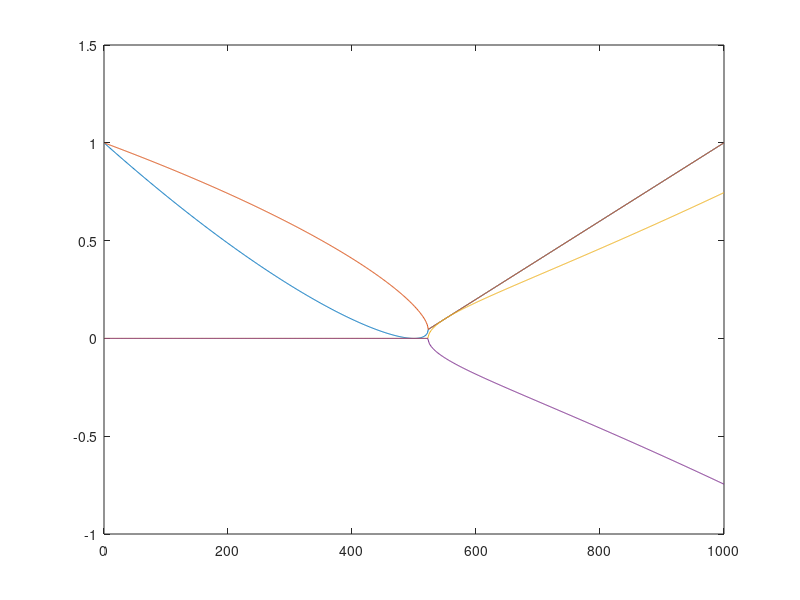

Source code (MATLAB):

for i = 1:1000
   omega = i/500;
   A = [1-omega, -omega/2; (omega^2-omega)/3, omega^2/6-omega+1];
   B(1:2,i) = abs(eig(A));
   B(3:4,i) = imag(eig(A));
end

plot(transpose(B))